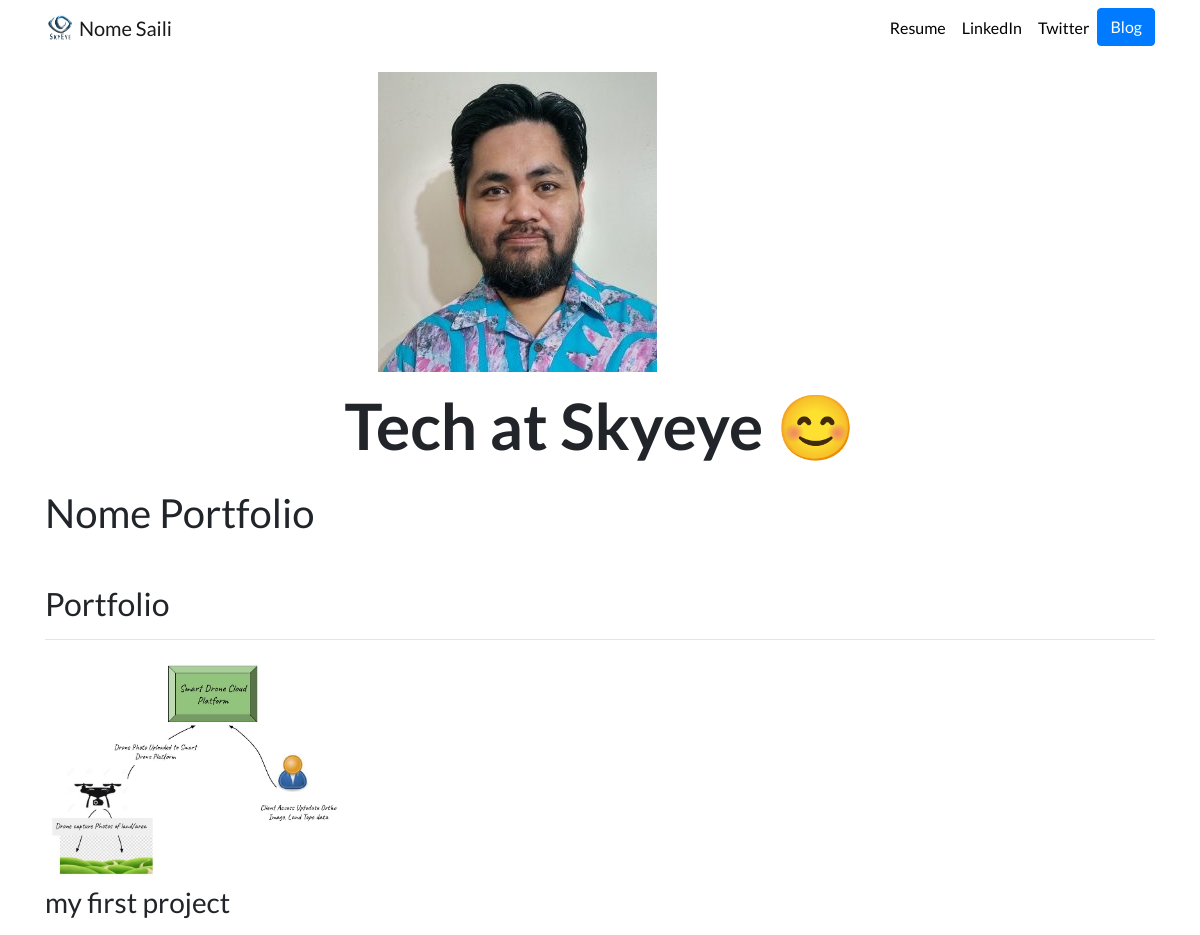
The app's page /, older data.
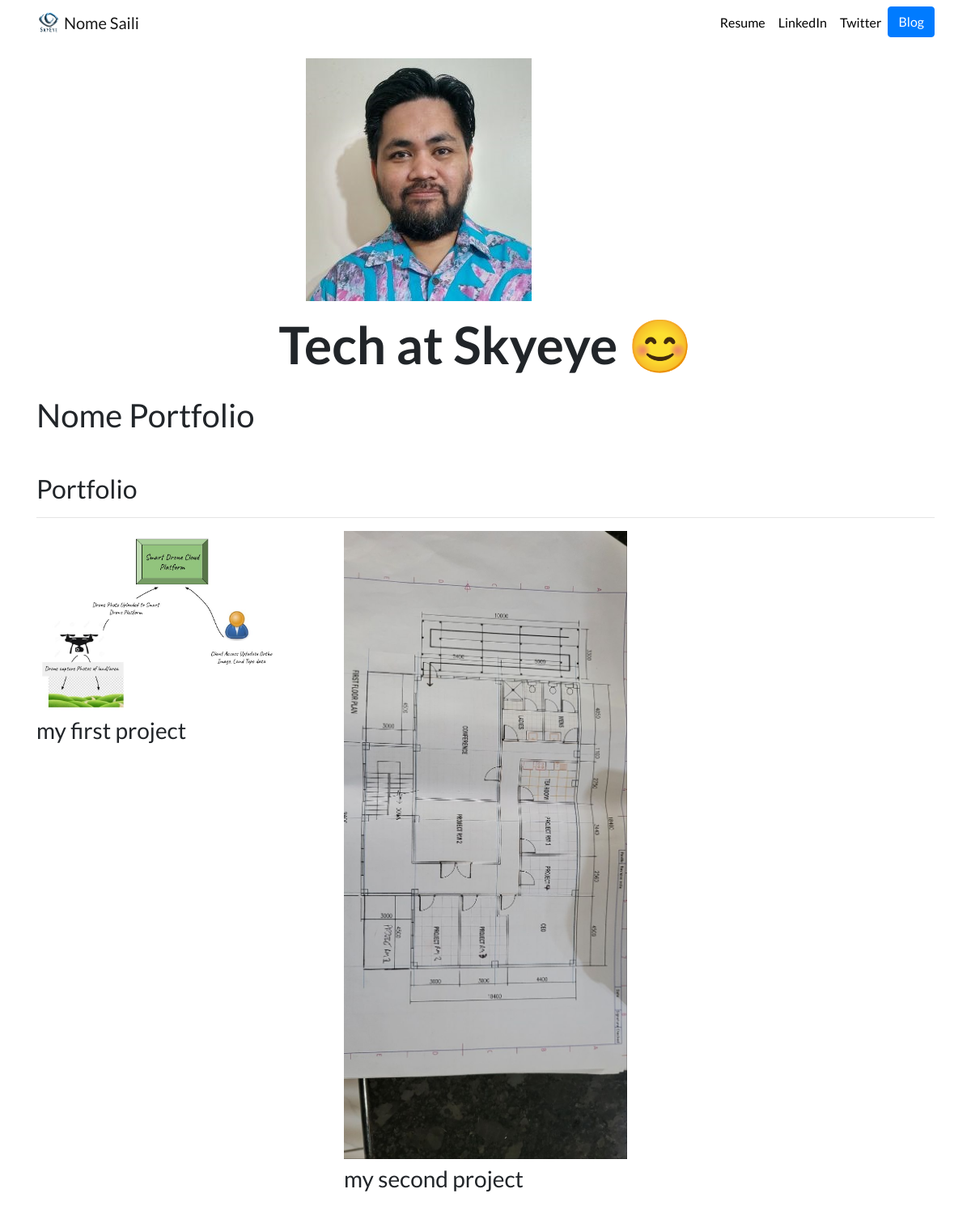
The same page, newer data.
### portfolio/models.py (models this page shows, shortened)
class Project (models.Model):
    title = models.CharField(max_length=100)
    describtion = models.CharField(max_length=300)
    image = models.ImageField(upload_to='portfolio/images/')
    url = models.URLField(blank=True)

### portfolio/views.py (the view)
# urls.py: 2. Add a URL to urlpatterns:  path('', views.home, name='home')
def home(request):
    projects = Project.objects.all() #instantiate project data into variable projects
    return render(request,'portfolio/home.html', {'projects':projects})

### portfolio/templates/portfolio/home.html (shortened to what this page needs)
{% extends 'portfolio/base.html' %}
{% load static %}
{% block content %}
<div class="row justify-content-center my-3">
    <div class="col-5">
      <img src="{% static 'portfolio/NS_Passport_Photo.jpg' %}" class="img-fluid">
    </div>
  </div>
  <div class="row justify-content-center mb-3">
    <div class="col-md-9 text-center">
      <h1 id="hometext" class="font-weight-bold">Tech at Skyeye 😊</h1>
    </div>
  </div>
<h1> Nome Portfolio</h1>
<h2 class="mt-5">Portfolio</h2>
<hr>
<div class="row">
  {% for project in projects %}
  <div class="col-lg-4 col-md-6">
    {% if project.url %}
    <a href="{{ project.url }}">
      <img src="{{ project.image.url }}" class="img-fluid mb-2">
    </a>
    {% else %}
    <img src="{{ project.image.url }}" class="img-fluid mb-2">
    {% endif %}
    <h3>{{ project.title }}</h3>
  </div>
  {% endfor %}
</div>
{% endblock %}

Row changes from the older to the newer data that the page shows:
added Project: image (picture), title "my second project"
